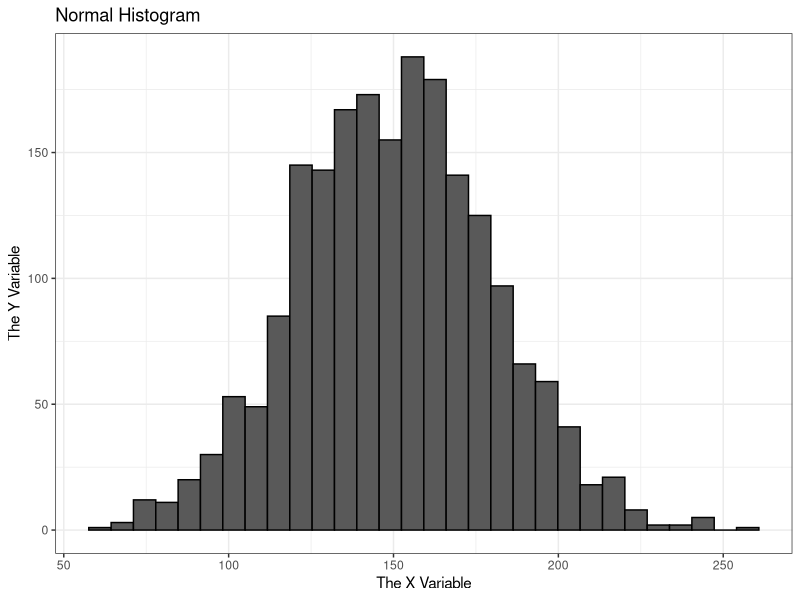

Write R code to recreate this figure.
#Normal Histogram
#Call library ggplot2
library(ggplot2)
#Set seed for replicability.
set.seed(55)
#Create dataset
norm <- data.frame(xvar = rnorm(2000,mean = 150, sd = 30))
#Create Histogram
ggplot(norm, aes(x = xvar)) +
  geom_histogram(color = "black") +
  theme_bw() +
  labs(x = "The X Variable", y = "The Y Variable",
       title = "Normal Histogram")
